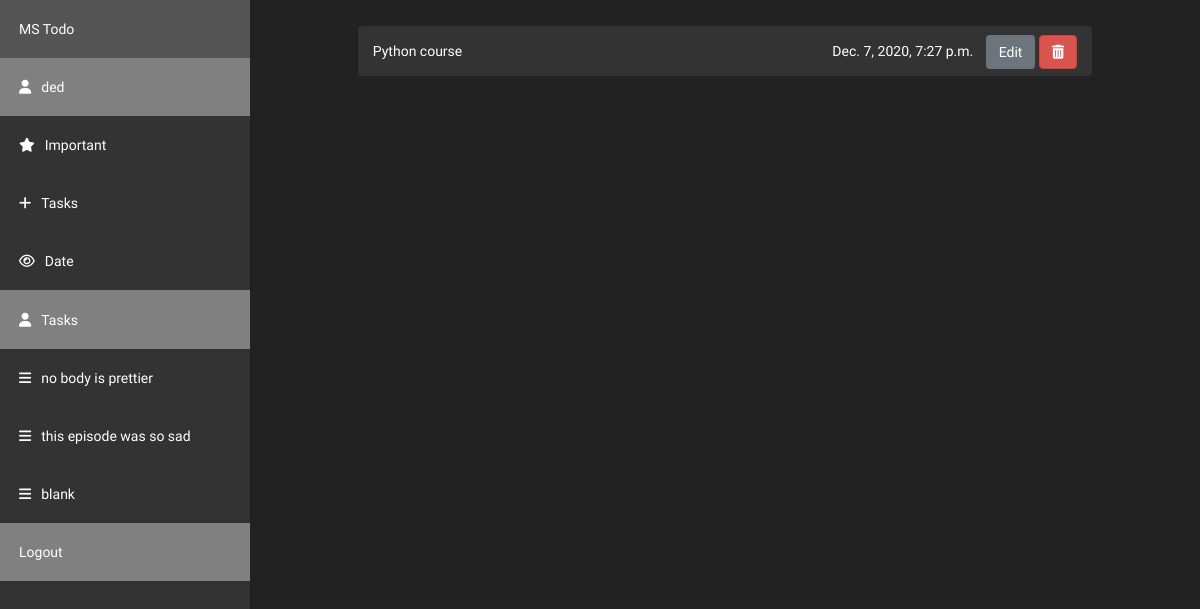
The page /detail/61/ (signed in) on the database as committed earlier.
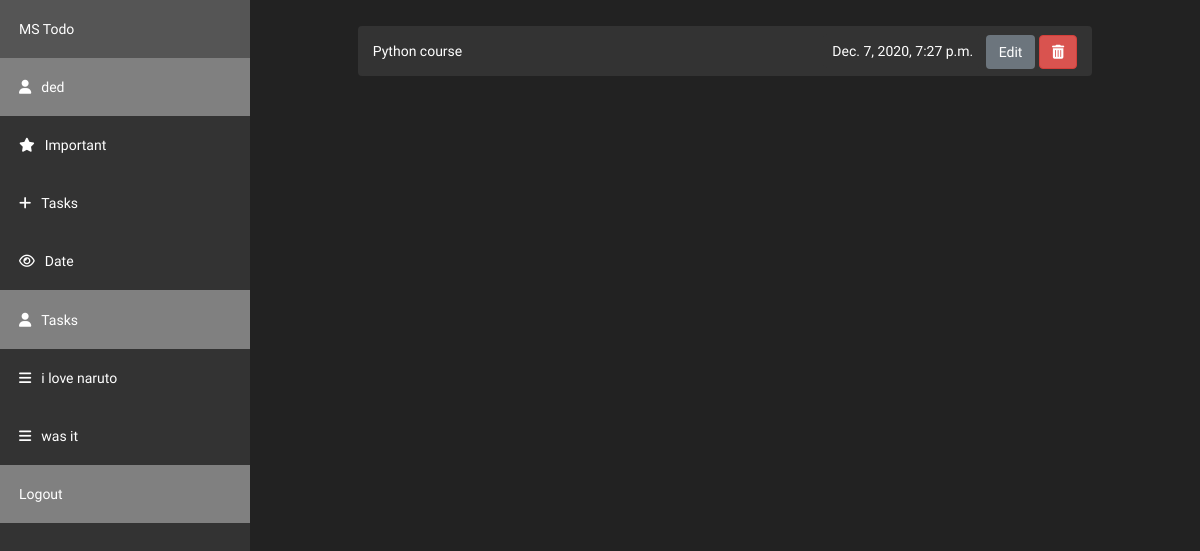
The same page on the database as committed later.
### core/models.py (models this page shows, shortened)
class Task(models.Model):
	title = models.CharField(max_length=100)
	completed = models.BooleanField(default=False)
	detail = models.TextField(blank=True)
	author = models.ForeignKey(User,on_delete=models.CASCADE)
	created = models.DateTimeField(auto_now_add=True)
	important = models.ManyToManyField(User,related_name="important",blank=True,default=None)

### core/views.py (the view)
# urls.py: path('detail/<int:pk>/', views.DetailView , name = "detail"),
def DetailView(request,pk):
	task = Task.objects.get(id=pk)
	side_tasks = Task.objects.filter(author=request.user).order_by("-created")[:3]
	is_important= False
	if task.important.filter(id=request.user.pk).exists():
		is_important= True
	context={"task":task,'side_tasks':side_tasks,'is_important':is_important}
	return render(request,'core/task_detail.html',context)

### core/context_processors.py (called while the page is built)
def context_data(request):
    form = PostForm()
    data = {
        'form':form,
    }
    return data

### core/templates/core/task_detail.html (shortened to what this page needs)
{% extends 'core/base.html' %}
{% load static %}
{% load crispy_forms_tags %}
{% block content %}
<div class="sidebar">
      <a href="{% url 'home' %}" class="todos">MS Todo</a>
      <a class="active" href="#home"><i class="fa fa-user" style="margin-right:10px;"></i><span class="name">{{request.user}}</span></a>
      <a href="#news"><i class="fa fa-star" style="margin-right:10px;"></i><span class="name">Important</a>
      <a href="#contact" data-toggle="modal" data-target="#exampleModal"><i class="fa fa-plus" style="margin-right:10px;"></i><span class="name">Tasks</span></a>
      <a href="#about" class="down" style=""><i class="fa fa-eye" style="margin-right:10px;"></i><span class="name">Date</span></a>
    <span class="todos">
      	<a class="active"><i class="fa fa-user" style="margin-right:10px;"></i>Tasks</a>
      	{% for task in side_tasks %}
          <a><i class="fa fa-bars" style="margin-right:10px;"></i>{{task.title}}</a>
         {% empty %}
         <a href="#about" class="down" style=""><i class="fa fa-bars" style="margin-right:10px;"></i><span class="name">No tasks added yet!</span></a>
          {% endfor %}
    </span>
       <a class="active" href="{% url 'logout' %}">Logout</a>
</div>
  <div class="content">
          <div class="alert alert-info alerts" style="background-color: #333; color: white;">
            {{task.title}}
            <div class="float-right" style="margin-top: -6px;">
                <span class="alert" style="padding:8px 8px; background-color: #333;">{{ task.created }}</span>
                <button  data-toggle="modal" data-target="#updatemodal" class="btn btn-secondary" >Edit</button>
                <button  data-toggle="modal" data-target="#deletemodal" class="btn btn-danger"><i class="fa fa-trash"></i></button>
            </div>
            </div>
  </div>
{% endblock %}

Rows that differ between the two databases and show on the page:
removed Task: title "no body is prettier"
removed Task: title "blank"
added Task: title "i love naruto"
changed Task: title "this episode was so sad" → "was it"
